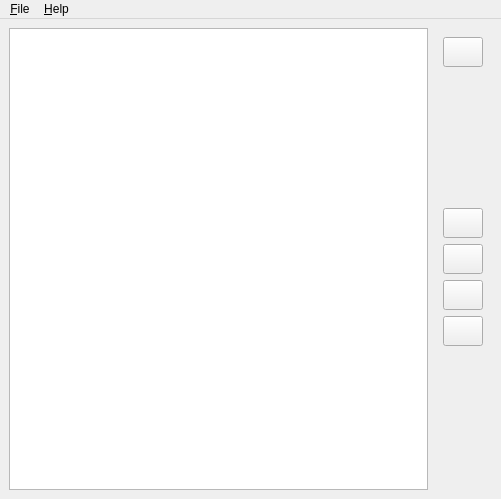
<?xml version="1.0" encoding="UTF-8"?>
<ui version="4.0">
 <class>FilterEditor</class>
 <widget class="QMainWindow" name="FilterEditor">
  <property name="geometry">
   <rect>
    <x>0</x>
    <y>0</y>
    <width>501</width>
    <height>499</height>
   </rect>
  </property>
  <property name="windowTitle">
   <string>MainWindow</string>
  </property>
  <widget class="QWidget" name="uiCentralWidget">
   <layout class="QVBoxLayout" name="layoutMain">
    <item>
     <widget class="QFrame" name="frame">
      <property name="sizePolicy">
       <sizepolicy hsizetype="Expanding" vsizetype="Expanding">
        <horstretch>0</horstretch>
        <verstretch>0</verstretch>
       </sizepolicy>
      </property>
      <property name="baseSize">
       <size>
        <width>0</width>
        <height>0</height>
       </size>
      </property>
      <property name="frameShape">
       <enum>QFrame::NoFrame</enum>
      </property>
      <property name="frameShadow">
       <enum>QFrame::Raised</enum>
      </property>
      <layout class="QHBoxLayout" name="horizontalLayout">
       <property name="spacing">
        <number>6</number>
       </property>
       <property name="leftMargin">
        <number>0</number>
       </property>
       <property name="topMargin">
        <number>0</number>
       </property>
       <property name="rightMargin">
        <number>0</number>
       </property>
       <property name="bottomMargin">
        <number>0</number>
       </property>
       <item>
        <widget class="DeselectableQTreeView" name="uiTree"/>
       </item>
       <item>
        <widget class="QFrame" name="frame_2">
         <property name="sizePolicy">
          <sizepolicy hsizetype="Preferred" vsizetype="Preferred">
           <horstretch>0</horstretch>
           <verstretch>0</verstretch>
          </sizepolicy>
         </property>
         <property name="frameShape">
          <enum>QFrame::NoFrame</enum>
         </property>
         <property name="frameShadow">
          <enum>QFrame::Plain</enum>
         </property>
         <property name="lineWidth">
          <number>1</number>
         </property>
         <layout class="QVBoxLayout" name="verticalLayout_3">
          <item>
           <widget class="QPushButton" name="uiHelp">
            <property name="sizePolicy">
             <sizepolicy hsizetype="Fixed" vsizetype="Fixed">
              <horstretch>50</horstretch>
              <verstretch>30</verstretch>
             </sizepolicy>
            </property>
            <property name="maximumSize">
             <size>
              <width>50</width>
              <height>30</height>
             </size>
            </property>
            <property name="toolTip">
             <string>Help</string>
            </property>
            <property name="text">
             <string/>
            </property>
            <property name="icon">
             <iconset resource="../icons/icons.qrc">
              <normaloff>:/breeze/light/help-about.svg</normaloff>:/breeze/light/help-about.svg</iconset>
            </property>
           </widget>
          </item>
          <item>
           <spacer name="verticalSpacer_2">
            <property name="orientation">
             <enum>Qt::Vertical</enum>
            </property>
            <property name="sizeType">
             <enum>QSizePolicy::Expanding</enum>
            </property>
            <property name="sizeHint" stdset="0">
             <size>
              <width>20</width>
              <height>40</height>
             </size>
            </property>
           </spacer>
          </item>
          <item>
           <widget class="QPushButton" name="uiAddButton">
            <property name="sizePolicy">
             <sizepolicy hsizetype="Fixed" vsizetype="Fixed">
              <horstretch>50</horstretch>
              <verstretch>30</verstretch>
             </sizepolicy>
            </property>
            <property name="maximumSize">
             <size>
              <width>50</width>
              <height>30</height>
             </size>
            </property>
            <property name="toolTip">
             <string>Add a new node</string>
            </property>
            <property name="text">
             <string/>
            </property>
            <property name="icon">
             <iconset resource="../icons/icons.qrc">
              <normaloff>:/breeze/light/list-add.svg</normaloff>:/breeze/light/list-add.svg</iconset>
            </property>
           </widget>
          </item>
          <item>
           <widget class="QPushButton" name="uiRemoveButton">
            <property name="sizePolicy">
             <sizepolicy hsizetype="Fixed" vsizetype="Fixed">
              <horstretch>30</horstretch>
              <verstretch>30</verstretch>
             </sizepolicy>
            </property>
            <property name="minimumSize">
             <size>
              <width>0</width>
              <height>0</height>
             </size>
            </property>
            <property name="maximumSize">
             <size>
              <width>50</width>
              <height>30</height>
             </size>
            </property>
            <property name="toolTip">
             <string>Delete node</string>
            </property>
            <property name="text">
             <string/>
            </property>
            <property name="icon">
             <iconset resource="../icons/icons.qrc">
              <normaloff>:/breeze/light/edit-delete.svg</normaloff>:/breeze/light/edit-delete.svg</iconset>
            </property>
           </widget>
          </item>
          <item>
           <widget class="QPushButton" name="uiUpButton">
            <property name="sizePolicy">
             <sizepolicy hsizetype="Fixed" vsizetype="Fixed">
              <horstretch>30</horstretch>
              <verstretch>30</verstretch>
             </sizepolicy>
            </property>
            <property name="maximumSize">
             <size>
              <width>50</width>
              <height>30</height>
             </size>
            </property>
            <property name="toolTip">
             <string>Move node up</string>
            </property>
            <property name="text">
             <string/>
            </property>
            <property name="icon">
             <iconset resource="../icons/icons.qrc">
              <normaloff>:/breeze/light/go-up.svg</normaloff>:/breeze/light/go-up.svg</iconset>
            </property>
           </widget>
          </item>
          <item>
           <widget class="QPushButton" name="uiDownButton">
            <property name="sizePolicy">
             <sizepolicy hsizetype="Fixed" vsizetype="Fixed">
              <horstretch>30</horstretch>
              <verstretch>30</verstretch>
             </sizepolicy>
            </property>
            <property name="maximumSize">
             <size>
              <width>50</width>
              <height>30</height>
             </size>
            </property>
            <property name="toolTip">
             <string>Move node down</string>
            </property>
            <property name="text">
             <string/>
            </property>
            <property name="icon">
             <iconset resource="../icons/icons.qrc">
              <normaloff>:/breeze/light/go-down.svg</normaloff>:/breeze/light/go-down.svg</iconset>
            </property>
           </widget>
          </item>
          <item>
           <spacer name="verticalSpacer">
            <property name="orientation">
             <enum>Qt::Vertical</enum>
            </property>
            <property name="sizeHint" stdset="0">
             <size>
              <width>20</width>
              <height>40</height>
             </size>
            </property>
           </spacer>
          </item>
         </layout>
        </widget>
       </item>
      </layout>
     </widget>
    </item>
   </layout>
  </widget>
  <widget class="QMenuBar" name="uiMenubar">
   <property name="geometry">
    <rect>
     <x>0</x>
     <y>0</y>
     <width>501</width>
     <height>29</height>
    </rect>
   </property>
   <widget class="QMenu" name="menu_File">
    <property name="title">
     <string>&amp;File</string>
    </property>
    <addaction name="uiActionOpen"/>
    <addaction name="separator"/>
    <addaction name="uiActionSave"/>
    <addaction name="uiActionSaveAs"/>
    <addaction name="separator"/>
    <addaction name="uiActionExit"/>
   </widget>
   <widget class="QMenu" name="menuHelp">
    <property name="title">
     <string>&amp;Help</string>
    </property>
    <addaction name="uiActionHelp"/>
   </widget>
   <addaction name="menu_File"/>
   <addaction name="menuHelp"/>
  </widget>
  <action name="uiActionOpen">
   <property name="icon">
    <iconset resource="../icons/icons.qrc">
     <normaloff>:/breeze/light/document-open.svg</normaloff>:/breeze/light/document-open.svg</iconset>
   </property>
   <property name="text">
    <string>&amp;Open</string>
   </property>
  </action>
  <action name="uiActionSave">
   <property name="icon">
    <iconset resource="../icons/icons.qrc">
     <normaloff>:/breeze/light/document-save.svg</normaloff>:/breeze/light/document-save.svg</iconset>
   </property>
   <property name="text">
    <string>&amp;Save</string>
   </property>
  </action>
  <action name="uiActionSaveAs">
   <property name="icon">
    <iconset resource="../icons/icons.qrc">
     <normaloff>:/breeze/light/document-save-as.svg</normaloff>:/breeze/light/document-save-as.svg</iconset>
   </property>
   <property name="text">
    <string>Save &amp;As...</string>
   </property>
  </action>
  <action name="uiActionExit">
   <property name="icon">
    <iconset resource="../icons/icons.qrc">
     <normaloff>:/breeze/light/application-exit.svg</normaloff>:/breeze/light/application-exit.svg</iconset>
   </property>
   <property name="text">
    <string>&amp;Quit</string>
   </property>
  </action>
  <action name="uiActionHelp">
   <property name="icon">
    <iconset resource="../icons/icons.qrc">
     <normaloff>:/breeze/light/help-about.svg</normaloff>:/breeze/light/help-about.svg</iconset>
   </property>
   <property name="text">
    <string>&amp;Help</string>
   </property>
   <property name="toolTip">
    <string>Help</string>
   </property>
  </action>
 </widget>
 <customwidgets>
  <customwidget>
   <class>DeselectableQTreeView</class>
   <extends>QTreeView</extends>
   <header>varats/gui/deselectable_tree_view.h</header>
  </customwidget>
 </customwidgets>
 <resources>
  <include location="../icons/icons.qrc"/>
 </resources>
 <connections/>
</ui>
